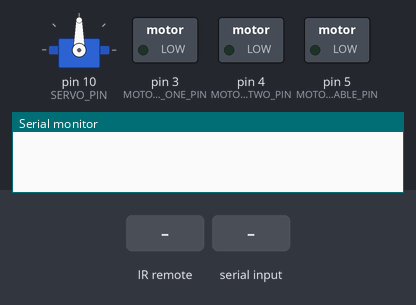
The sketch below on a simulated Arduino Uno, built with avr-gcc and run on an emulated ATmega328P. On the bench: servo, switched loads named in the sketch (green lamp = pin HIGH), the last lines printed to the serial monitor. The inputs (shaded band) are chosen by the test bench.

Above: at 1.2 s.
1.3 s: infrared code 0xB946FF00 received
At 2.4 s:
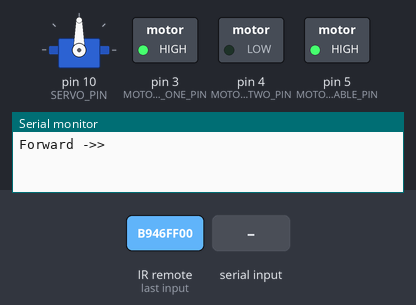
4.3 s: infrared code 0xBB44FF00 received
At 4.7 s:
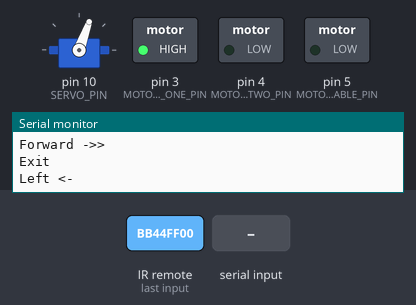
5.8 s: "F:1\n" received over Serial
At 6.4 s:
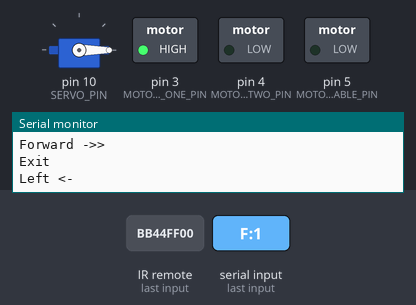
7.3 s: infrared code 0xBF40FF00 received
At 8.2 s:
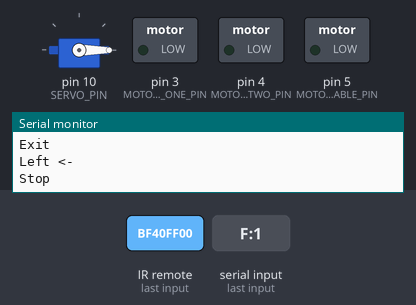
8.8 s: infrared code 0xEA15FF00 received
At 9.3 s:
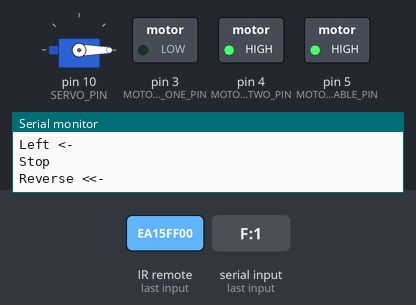
11.8 s: "90:45\n" received over Serial
At 12.2 s:
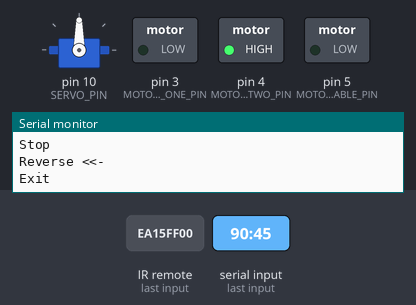
Timing chart, 0 to 14.3 s (numbered marks = the images above; inputs shaded):
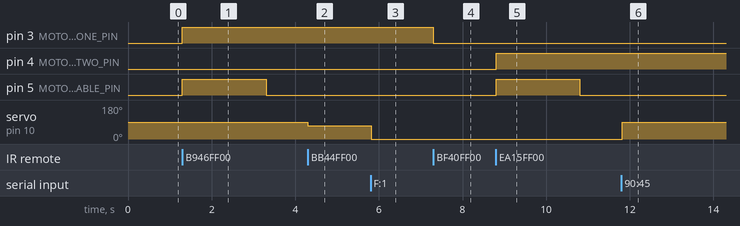

The sketch:

rc_car.ino
```cpp
//****************************************************************
// Project : IRC_Car
// Author  : David Pitoniak
// Date    : 04/15/2021
// Description:
//  Infared Remote Conrolled Car, Using the materials
//  from the Arduino Starter Kit attempt to create
//  a basic remote controlled car.
//****************************************************************

#include <Servo.h>
#include <IRremote.h>

// Constants.
const int MOTOR_ENABLE_PIN  = 5;  // Pin to enable motor.
const int MOTOR_DIR_ONE_PIN = 3;  // Pin for motor direction.
const int MOTOR_DIR_TWO_PIN = 4;  // Pin for motor direction.

const int SERVO_PIN           = 10; // Pin for servo output.
const int SERVO_INITIAL_ANGLE = 90; // Servo intial angle.

const int IR_RECEIVER_PIN = 2; // Pin for IR Sensor.

// Variables.
Servo steeringServo; // Servo variable for steering.
String serialInput;  // Container for serial messages.
IRrecv receiver(IR_RECEIVER_PIN); // IR Receiver.
decode_results results;  // decoded IR data.
unsigned long key_value;  // Key value for decoded data.

int motor_speed;
String motor_dir;
bool motor_stopped;
int servo_angle;


//****************************************************************
// Runs before loop() starts. Initialize all starting values and
// pin modes.
//****************************************************************
void setup() {

  // Setup Motor.
  pinMode(MOTOR_ENABLE_PIN,  OUTPUT);
  pinMode(MOTOR_DIR_ONE_PIN, OUTPUT);
  pinMode(MOTOR_DIR_TWO_PIN, OUTPUT);
  motor_speed = 0;
  motor_dir = "F";
  motor_stopped = false;

  // Setup Servo.
  steeringServo.attach(SERVO_PIN);         // Attach servo to correct pin.
  steeringServo.write(SERVO_INITIAL_ANGLE); // Set initial angle.
  servo_angle = steeringServo.read();

  // Setup IRreceiver.
  receiver.enableIRIn();

  // Setup Serial.
  Serial.begin(9600);    // Set baud rate to 9600.
  Serial.setTimeout(10); // Set timeout to 10ms.

} // end setup.

void loop() {
  if (receiver.decode()) { // decode the received signal and store it in results

    results.value = receiver.decodedIRData.decodedRawData;

    if (results.value == 0xFFFFFFFF) {
      results.value = key_value;
    }

    switch (results.value) {
      case 0xBA45FF00:
        Serial.println("POWER");
        break;
      case 0xB946FF00:
        Serial.println("Forward ->>");
        // Change motor direction to forward.
        analogWrite(MOTOR_ENABLE_PIN, 255);
        setMotorDirection("F");

        delay(2000);
        analogWrite(MOTOR_ENABLE_PIN, 0);
        Serial.println("Exit");
        break;
      case 0xBB44FF00:
        Serial.println("Left <-");
        // Change servo angle.
        servo_angle -= 20;

        if(servo_angle >= 0) {

        } else {
          servo_angle = 0;
        }

        steeringServo.write(servo_angle);

        break;
      case 0xBF40FF00:
        Serial.println("Stop");
        // Start/Stop Motor.
        if(!motor_stopped) {
          analogWrite(MOTOR_ENABLE_PIN, 0);
          digitalWrite(MOTOR_DIR_ONE_PIN, LOW);
          digitalWrite(MOTOR_DIR_TWO_PIN, LOW);
          motor_stopped = true;
        } else {
          analogWrite(MOTOR_ENABLE_PIN, 255);
          setMotorDirection("F");
          motor_stopped = false;
        }
        break;
      case 0xBC43FF00:
        Serial.println("Right ->");
        // Change servo angle.
        servo_angle += 20;

        if(servo_angle <= 180) {

        } else {
          servo_angle = 180;
        }

        steeringServo.write(servo_angle);

        break;
      case 0xEA15FF00:
        Serial.println("Reverse <<-");
        // Change motor direction to reverse.
        setMotorDirection("R");
        analogWrite(MOTOR_ENABLE_PIN, 255);
        delay(2000);
        analogWrite(MOTOR_ENABLE_PIN, 0);
        Serial.println("Exit");
        break;
    }
    key_value = results.value; // store the value as key_value
    receiver.resume(); // reset the receiver for the next code
   }
 }

//****************************************************************
// Triggered at the end of loop() if there is a serialEvent.
// input should be in form:
//  "M{0-255}?{F|R}:S{0-180}"
//    M = Motor, 0-255 = Speed, F|R = Forward or Reverse.
//    S = Servo, 0-180 = Angle.
//****************************************************************
void serialEvent() {

  // Read command from serial.
  serialInput = Serial.readString();

  // Update Motor state based on command.
  analogWrite(MOTOR_ENABLE_PIN, parseMotorSpeed(serialInput));
  setMotorDirection(parseMotorDirection(serialInput));

  // Update Servo state based on command.
  steeringServo.write(parseServoAngle(serialInput));

} // end serialEvent.

//****************************************************************
// Returns int value of parsed input for motor speed.
//****************************************************************
int parseMotorSpeed(String in) {

  // Remove non motor speed characters.
  in.remove(0, 1);
  in.remove(in.indexOf('?'));

  return in.toInt();

} // end parseInput.

//****************************************************************
// Returns int value of parsed input for motor direction.
//****************************************************************
String parseMotorDirection(String in) {

  // Remove all non motor direction characters.
  in.remove(0, in.indexOf('?') + 1);
  in.remove(in.indexOf(':'));

  return in;

} // end parseInput.

//****************************************************************
// Returns int value of parsed input for servo angle.
//****************************************************************
int parseServoAngle(String in) {

  //Remove all non Servo angle characters.
  in.remove(0, in.indexOf('S') + 1);

  return in.toInt();

} // end parseInput.

//****************************************************************
// Changes the direction of the motor based on the dir String.
//****************************************************************
void setMotorDirection(String dir) {

  if(dir == "F") {
    digitalWrite(MOTOR_DIR_ONE_PIN, HIGH);
    digitalWrite(MOTOR_DIR_TWO_PIN, LOW);
  } else {
    digitalWrite(MOTOR_DIR_ONE_PIN, LOW);
    digitalWrite(MOTOR_DIR_TWO_PIN, HIGH);
  }

} // end parseInput.
```

Measured:
- after the input at 1.3 s, pin 3 (MOTOR_DIR_ONE_PIN): LOW → HIGH at once; pin 5 (MOTOR_ENABLE_PIN): LOW → HIGH at once, → LOW 2.0 s later
- after the input at 4.3 s, servo on pin 10 (SERVO_PIN): 90° → 70° at once
- after the input at 5.8 s, servo on pin 10 (SERVO_PIN): 70° → 0° at once
- after the input at 7.3 s, pin 3 (MOTOR_DIR_ONE_PIN): HIGH → LOW at once
- after the input at 8.8 s, pin 4 (MOTOR_DIR_TWO_PIN): LOW → HIGH at once; pin 5 (MOTOR_ENABLE_PIN): LOW → HIGH at once, → LOW 2.0 s later
- after the input at 11.8 s, servo on pin 10 (SERVO_PIN): 0° → 90° at once
